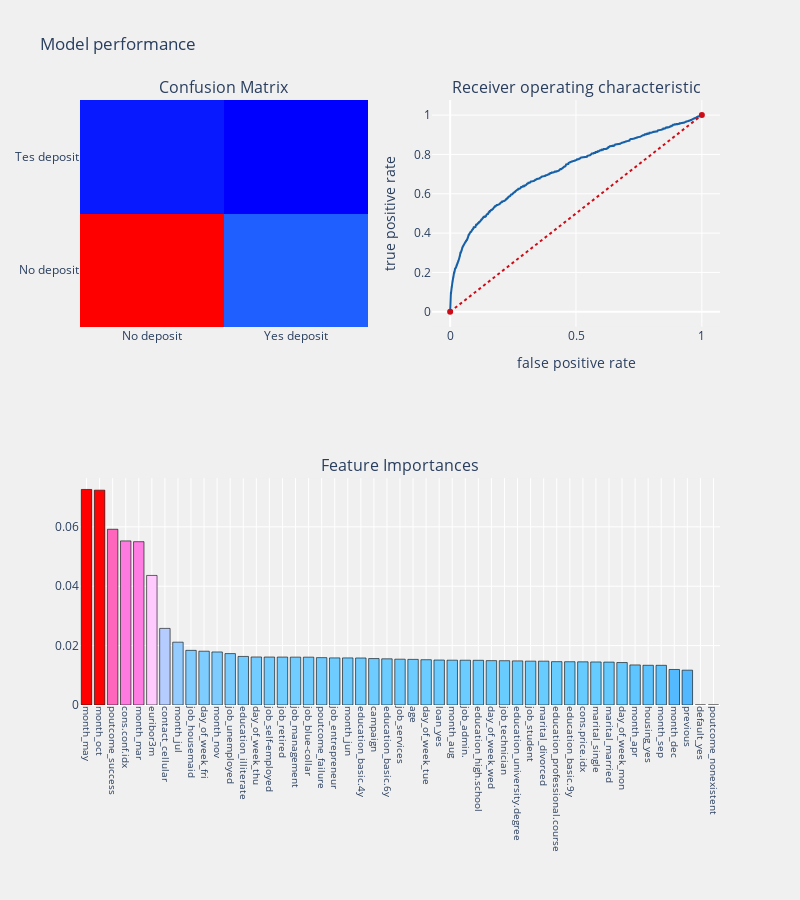

Notebook code cell kept with this figure:
### Code cell
bmo_prediction(xgb1,trainX,testX,trainY,testY,
                         trainX.columns,"features")

### Figure 1 — Plotly figure (JSON) as saved in the notebook; plotly's stock layout.template omitted (floating-point values rounded to 4 significant figures; data arrays with more than 128 entries replaced by an {"elided": "..."} marker saying what was removed)
{"data": [{"colorscale": [[0, "rgb(0,0,255)"], [0.1, "rgb(51,153,255)"], [0.2, "rgb(102,204,255)"], [0.3, "rgb(153,204,255)"], [0.4, "rgb(204,204,255)"], [0.5, "rgb(255,255,255)"], [0.6, "rgb(255,204,255)"], [0.7, "rgb(255,153,255)"], [0.8, "rgb(255,102,204)"], [0.9, "rgb(255,102,102)"], [1, "rgb(255,0,0)"]], "name": "matrix", "showscale": false, "type": "heatmap", "x": ["No deposit", "Yes deposit"], "xaxis": "x", "y": ["No deposit", "Tes deposit"], "yaxis": "y", "z": [[6461, 806], [534, 437]]}, {"line": {"color": "rgb(22, 96, 167)", "width": 2}, "name": "Roc : 0.6695695749176935", "type": "scatter", "x": {"elided": "1625 float values"}, "xaxis": "x2", "y": {"elided": "1625 float values"}, "yaxis": "y2"}, {"line": {"color": "rgb(205, 12, 24)", "dash": "dot", "width": 2}, "type": "scatter", "x": [0, 1], "xaxis": "x2", "y": [0, 1], "yaxis": "y2"}, {"marker": {"color": [0.07259, 0.07236, 0.05919, 0.05526, 0.05501, 0.04363, 0.0258, 0.02116, 0.01841, 0.01812, 0.01786, 0.01731, 0.01636, 0.01617, 0.01615, 0.01615, 0.01612, 0.01611, 0.01595, 0.01587, 0.01586, 0.01583, 0.01564, 0.01555, 0.01543, 0.01536, 0.01525, 0.01514, 0.01509, 0.01509, 0.01506, 0.01495, 0.01492, 0.01486, 0.01477, 0.01476, 0.0146, 0.01457, 0.01454, 0.01449, 0.01445, 0.0143, 0.01349, 0.01338, 0.01337, 0.01196, 0.01173, 0, 0], "colorscale": [[0, "rgb(0,0,255)"], [0.1, "rgb(51,153,255)"], [0.2, "rgb(102,204,255)"], [0.3, "rgb(153,204,255)"], [0.4, "rgb(204,204,255)"], [0.5, "rgb(255,255,255)"], [0.6, "rgb(255,204,255)"], [0.7, "rgb(255,153,255)"], [0.8, "rgb(255,102,204)"], [0.9, "rgb(255,102,102)"], [1, "rgb(255,0,0)"]], "line": {"color": "black", "width": 0.6}}, "name": "coefficients", "type": "bar", "x": ["month_may", "month_oct", "poutcome_success", "cons.conf.idx", "month_mar", "euribor3m", "contact_cellular", "month_jul", "job_housemaid", "day_of_week_fri", "month_nov", "job_unemployed", "education_illiterate", "day_of_week_thu", "job_self-employed", "job_retired", "job_management", "job_blue-collar", "poutcome_failure", "job_entrepreneur", "month_jun", "education_basic.4y", "campaign", "education_basic.6y", "job_services", "age", "day_of_week_tue", "loan_yes", "month_aug", "job_admin.", "education_high.school", "day_of_week_wed", "job_technician", "education_university.degree", "job_student", "marital_divorced", "education_professional.course", "education_basic.9y", "cons.price.idx", "marital_single", "marital_married", "day_of_week_mon", "month_apr", "housing_yes", "month_sep", "month_dec", "previous", "default_yes", "poutcome_nonexistent"], "xaxis": "x3", "y": [0.07259, 0.07236, 0.05919, 0.05526, 0.05501, 0.04363, 0.0258, 0.02116, 0.01841, 0.01812, 0.01786, 0.01731, 0.01636, 0.01617, 0.01615, 0.01615, 0.01612, 0.01611, 0.01595, 0.01587, 0.01586, 0.01583, 0.01564, 0.01555, 0.01543, 0.01536, 0.01525, 0.01514, 0.01509, 0.01509, 0.01506, 0.01495, 0.01492, 0.01486, 0.01477, 0.01476, 0.0146, 0.01457, 0.01454, 0.01449, 0.01445, 0.0143, 0.01349, 0.01338, 0.01337, 0.01196, 0.01173, 0, 0], "yaxis": "y3"}], "layout": {"annotations": [{"font": {"size": 16}, "showarrow": false, "text": "Confusion Matrix", "x": 0.225, "xanchor": "center", "xref": "paper", "y": 1, "yanchor": "bottom", "yref": "paper"}, {"font": {"size": 16}, "showarrow": false, "text": "Receiver operating characteristic", "x": 0.775, "xanchor": "center", "xref": "paper", "y": 1, "yanchor": "bottom", "yref": "paper"}, {"font": {"size": 16}, "showarrow": false, "text": "Feature Importances", "x": 0.5, "xanchor": "center", "xref": "paper", "y": 0.375, "yanchor": "bottom", "yref": "paper"}], "autosize": false, "height": 900, "margin": {"b": 195}, "paper_bgcolor": "rgba(240,240,240, 0.95)", "plot_bgcolor": "rgba(240,240,240, 0.95)", "showlegend": false, "title": {"text": "Model performance"}, "width": 800, "xaxis": {"anchor": "y", "domain": [0, 0.45]}, "xaxis2": {"anchor": "y2", "domain": [0.55, 1], "title": {"text": "false positive rate"}}, "xaxis3": {"anchor": "y3", "domain": [0, 1], "showgrid": true, "tickangle": 90, "tickfont": {"size": 10}}, "yaxis": {"anchor": "x", "domain": [0.625, 1]}, "yaxis2": {"anchor": "x2", "domain": [0.625, 1], "title": {"text": "true positive rate"}}, "yaxis3": {"anchor": "x3", "domain": [0, 0.375]}}}
